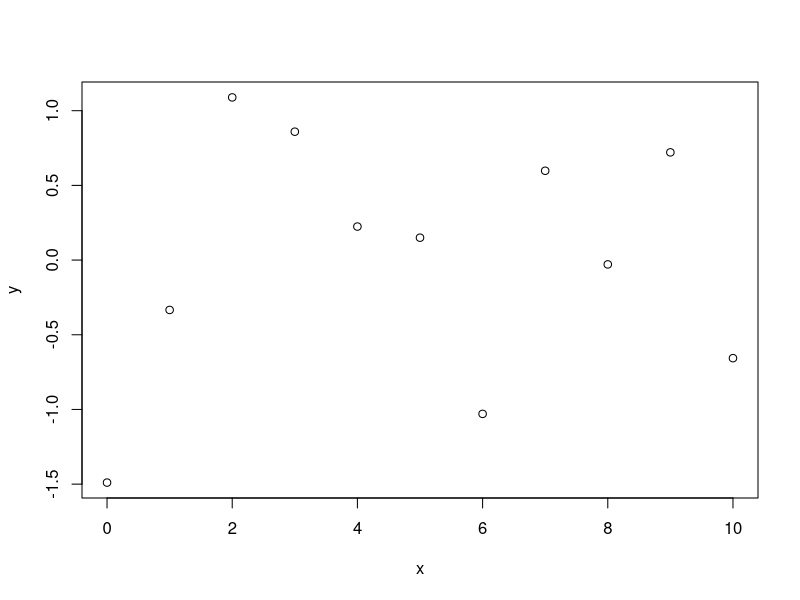

Here is the R script that generated this plot:
x<-seq(0,10)
y<-rnorm(11)
plot(y~x)


#after plotting calc linear model
m_1<-lm(y~x)
summary(m_1)

happiness = 1 + 2

sadness = 2 - 1

ambivalence  = happiness + sadness